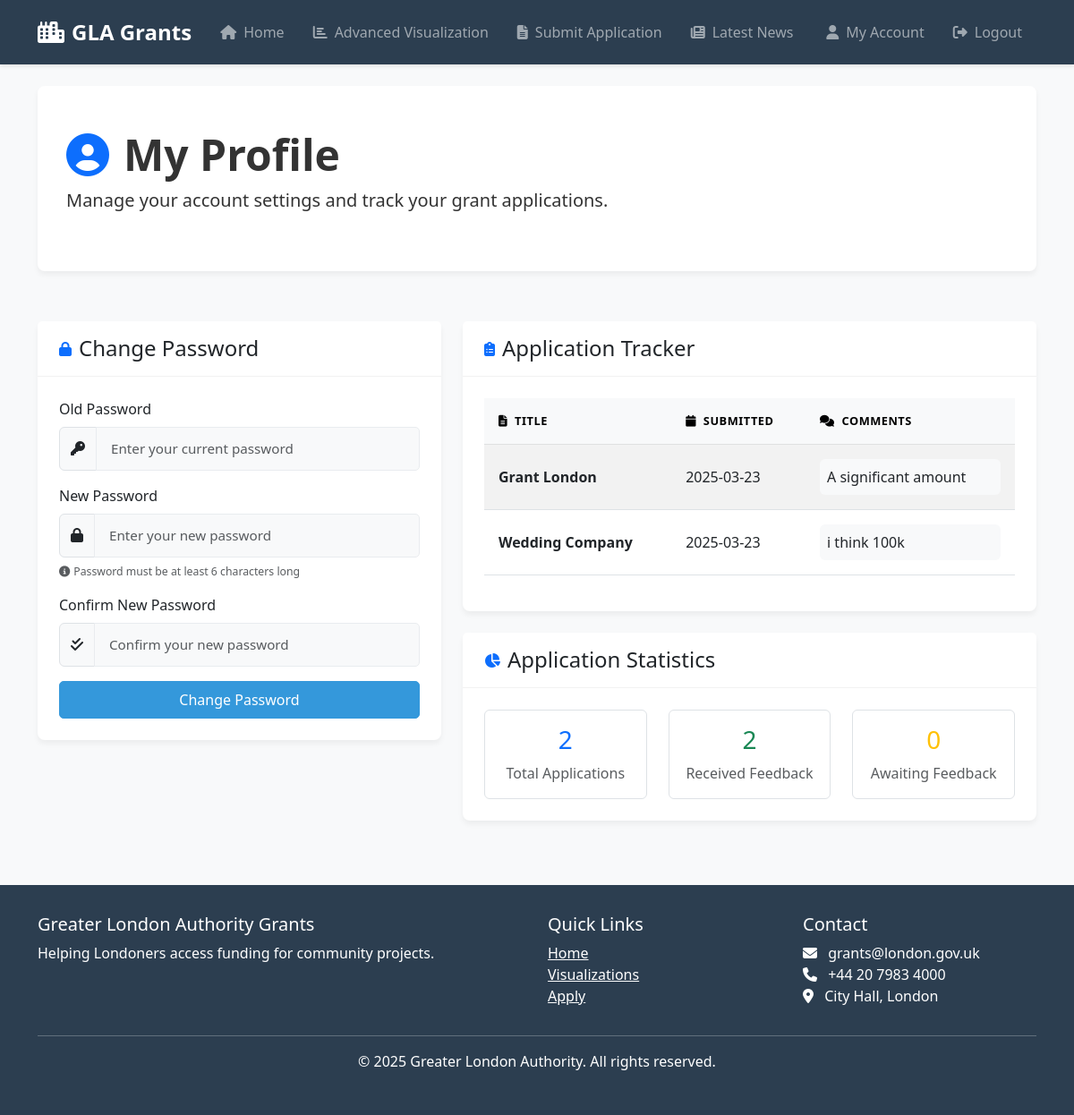
Before: /account (signed in) with the older database file.
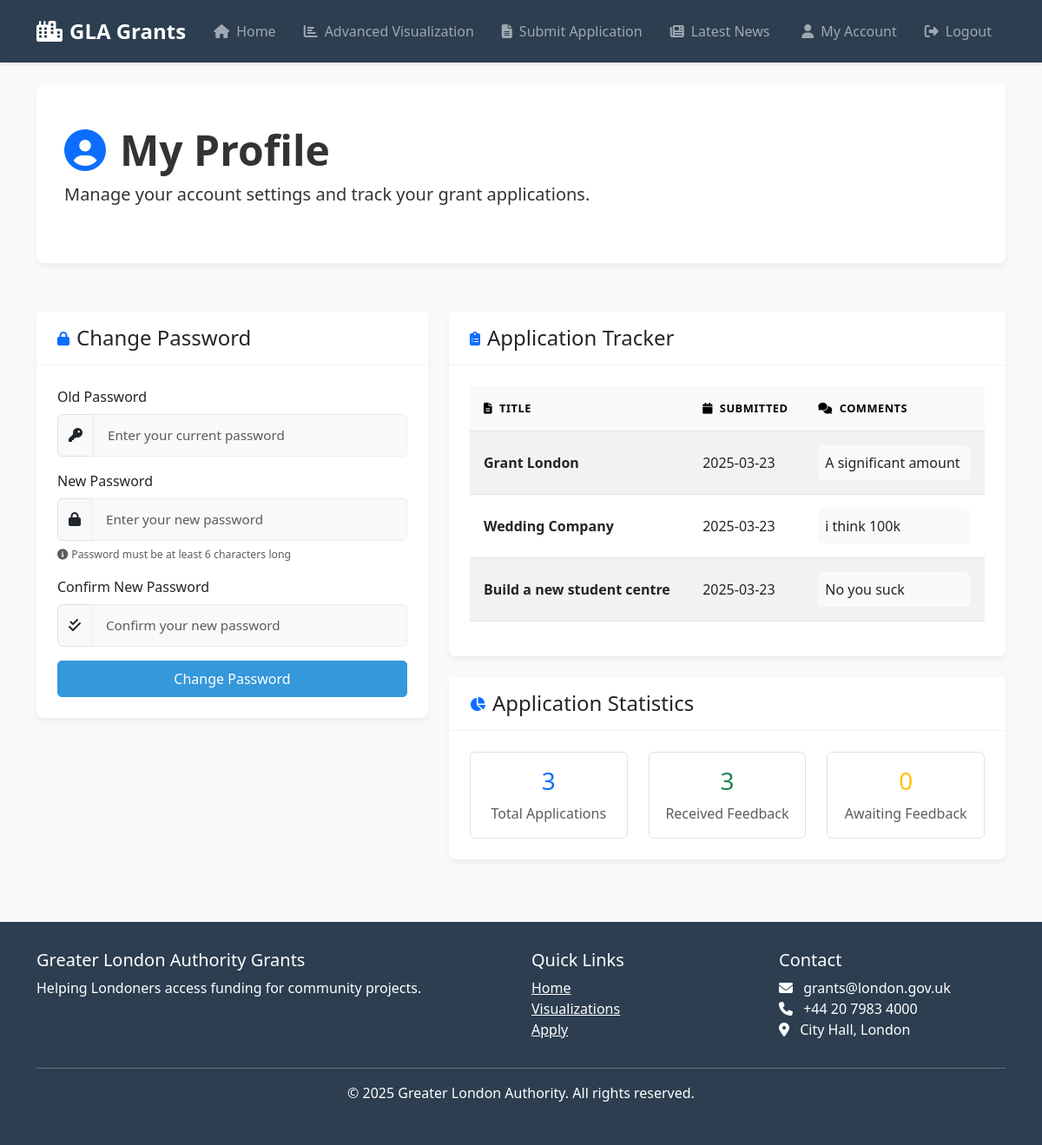
After: the same page with the newer database file.
### coursework2/gla_grants_app/models.py (models this page shows)
class GrantApplication(db.Model):
    __tablename__ = 'grant_applications'
    id: Mapped[int] = mapped_column(primary_key=True)
    user_id: Mapped[int] = mapped_column(ForeignKey('users.id'))
    grant_id: Mapped[Optional[int]] = mapped_column(ForeignKey('grants.id'))
    title: Mapped[str] = mapped_column(Text, nullable=False)
    description: Mapped[str] = mapped_column(Text, nullable=False)
    category: Mapped[str] = mapped_column(Text, nullable=False)
    question: Mapped[str] = mapped_column(Text, nullable=False)
    comment: Mapped[Optional[str]] = mapped_column(Text)
    date_submitted: Mapped[str] = mapped_column(Text, nullable=False)
    user = relationship("User", back_populates="applications")
    grant = relationship("Grant", back_populates="applications")

### coursework2/gla_grants_app/routes.py (the view, shortened to what this page needs)
@main.route('/account', methods=['GET', 'POST'])
def account():
    if 'user_id' not in session:
        flash('Please log in to access this page', 'warning')
        return redirect(url_for('main.login'))
    user = db.get_or_404(User, session['user_id'])
    password_form = PasswordChangeForm()
    applications = db.session.execute(
        db.select(GrantApplication).filter_by(user_id=session['user_id']).order_by(GrantApplication.date_submitted.desc())
    ).scalars().all()
    return render_template('account.html', password_form=password_form, applications=applications)

### coursework2/gla_grants_app/forms.py
class PasswordChangeForm(FlaskForm):
    old_password = PasswordField('Old Password', validators=[DataRequired()])
    new_password = PasswordField('New Password', validators=[DataRequired(), Length(min=6)])
    confirm_password = PasswordField('Confirm New Password',
                                  validators=[DataRequired(), EqualTo('new_password', message='Passwords must match')])
    submit = SubmitField('Change Password')

### coursework2/gla_grants_app/templates/account.html (shortened to what the changed rows need)
{% extends "layout.html" %}
{% block content %}
<div class="row">
    <div class="col-md-12">
        <div class="hero-section">
            <h1 class="display-5 fw-bold">
                <i class="fas fa-user-circle me-3 text-primary"></i>My Profile
            </h1>
        </div>
    </div>
</div>
<div class="row mt-4">
    <div class="col-md-7">
        {% if session.get('is_admin') %}
        <div class="card">
            <div class="card-header d-flex align-items-center">
                <i class="fas fa-id-card me-2 text-primary"></i>
                <h4 class="mb-0">Profile Information</h4>
            </div>
            <div class="card-body">
                <div class="row">
                    <div class="col-md-4 text-center">
                        <img src="https://media.mkpcdn.com/prod/500x/c7f6de01913f4321df173a0f4e82b8ba_119773.jpg"
                             alt="Admin Profile"
                             class="img-thumbnail rounded-circle mb-3"
                             style="width: 150px; height: 150px; object-fit: cover;">
                    </div>
                    <div class="col-md-8">
                        <div class="d-flex flex-column h-100 justify-content-center">
                            <h3 class="mb-2">John</h3>
                            <p class="text-muted mb-2">
                                <i class="fas fa-briefcase me-2"></i>Grant Administrator
                            </p>
                            <p class="text-muted mb-2">
                                <i class="fas fa-calendar-alt me-2"></i>Working since: 2016
                            </p>
                            <p class="text-muted mb-0">
                                <i class="fas fa-star me-2"></i>Role: Managing grant applications
                            </p>
                        </div>
                    </div>
                </div>
            </div>
        </div>
        {% else %}
        <div class="card">
            <div class="card-header d-flex align-items-center">
                <i class="fas fa-clipboard-list me-2 text-primary"></i>
                <h4 class="mb-0">Application Tracker</h4>
            </div>
            <div class="card-body">
                {% if applications %}
                    <div class="table-responsive">
                        <table class="table table-striped table-hover">
                            <thead class="table-light">
                                <tr>
                                    <th><i class="fas fa-file-alt me-2"></i>Title</th>
                                    <th><i class="fas fa-calendar me-2"></i>Submitted</th>
                                    <th><i class="fas fa-comments me-2"></i>Comments</th>
                                </tr>
                            </thead>
                            <tbody>
                                {% for application in applications %}
                                <tr>
                                    <td class="fw-bold">{{ application.title }}</td>
                                    <td>{{ application.date_submitted }}</td>
                                    <td>
                                        {% if application.comment %}
                                            <div class="bg-light p-2 rounded">
                                                {{ application.comment }}
                                            </div>
                                        {% else %}
                                            <span class="badge bg-secondary">
                                                <i class="fas fa-hourglass-half me-1"></i>No feedback yet, stay tuned!
                                            </span>
                                        {% endif %}
                                    </td>
                                </tr>
                                {% endfor %}
                            </tbody>
                        </table>
                    </div>
                {% endif %}
            </div>
        </div>
        <div class="card mt-4">
            <div class="card-header d-flex align-items-center">
                <i class="fas fa-chart-pie me-2 text-primary"></i>
                <h4 class="mb-0">Application Statistics</h4>
            </div>
            <div class="card-body">
                <div class="row text-center">
                    <div class="col-md-4">
                        <div class="border rounded p-3">
                            <h3 class="text-primary">{{ applications|length }}</h3>
                            <p class="text-muted mb-0">Total Applications</p>
                        </div>
                    </div>
                    <div class="col-md-4">
                        <div class="border rounded p-3">
                            <h3 class="text-success">{{ applications|selectattr('comment')|list|length }}</h3>
                            <p class="text-muted mb-0">Received Feedback</p>
                        </div>
                    </div>
                    <div class="col-md-4">
                        <div class="border rounded p-3">
                            <h3 class="text-warning">{{ applications|rejectattr('comment')|list|length }}</h3>
                            <p class="text-muted mb-0">Awaiting Feedback</p>
                        </div>
                    </div>
                </div>
            </div>
        </div>
        {% endif %}
    </div>
</div>
{% endblock %}

Changed rows visible on the page:
added GrantApplication: title "Build a new student centre", date_submitted "2025-03-23", comment "No you suck"
Other visible differences:
{{ applications|length }}: "2" → "3"
{{ applications|selectattr('comment')|list|length }}: "2" → "3"
